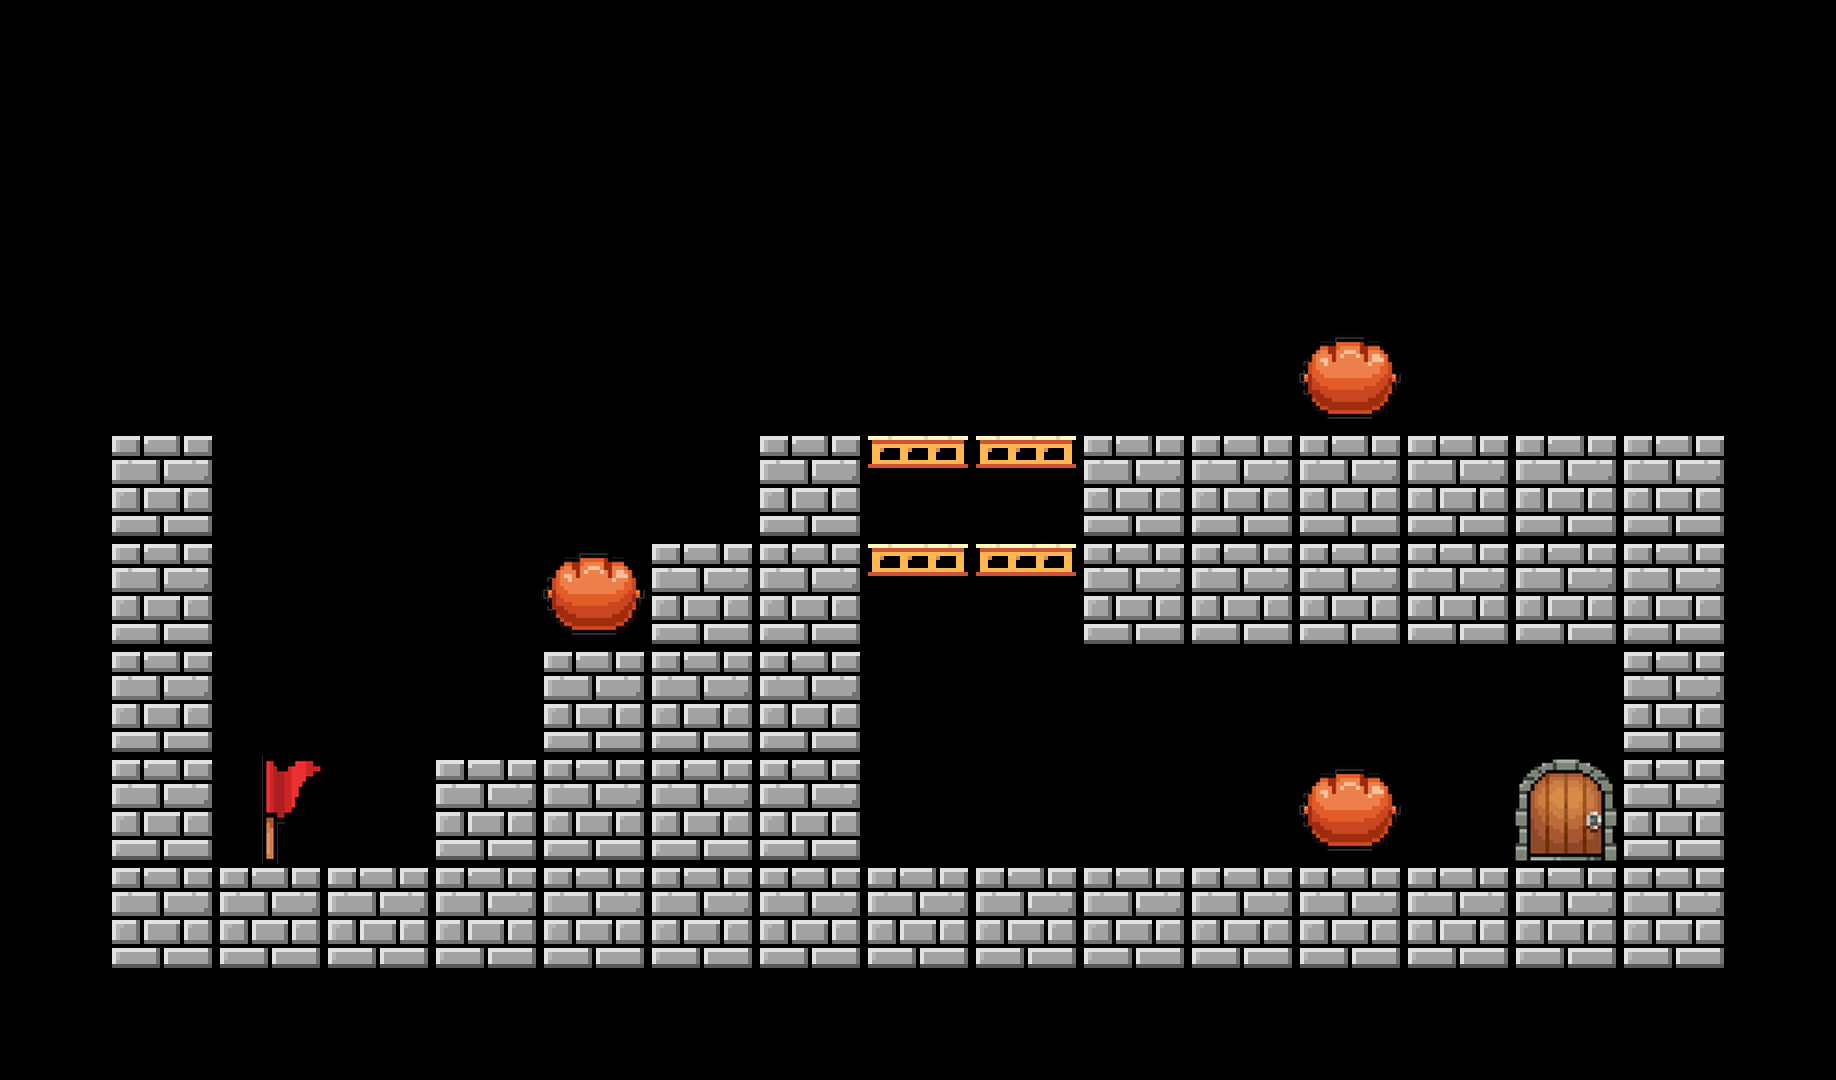

Tiled map render using the project's own tile images. Description and the whole map definition, tile-layer contents included, below:
An orthogonal 17x10 tile map with 108x108 px tiles, 1 tile layer (TileLayer).

<map version="1.5" tiledversion="1.7.2" orientation="orthogonal" renderorder="right-down" width="17" height="10" tilewidth="108" tileheight="108" infinite="0" nextlayerid="2" nextobjectid="1">
 <tileset firstgid="1" source="tile_108.tsx" />
 <layer id="1" name="TileLayer" width="17" height="10">
  <data encoding="csv">
0,0,0,0,0,0,0,0,0,0,0,0,0,0,0,0,0,
0,0,0,0,0,0,0,0,0,0,0,0,0,0,0,0,0,
0,0,0,0,0,0,0,0,0,0,0,0,0,0,0,0,0,
0,0,0,0,0,0,0,0,0,0,0,0,3,0,0,0,0,
0,5,0,0,0,0,0,5,9,9,5,5,5,5,5,5,0,
0,5,0,0,0,3,5,5,9,9,5,5,5,5,5,5,0,
0,5,0,0,0,5,5,5,0,0,0,0,0,0,0,5,0,
0,5,1,0,5,5,5,5,0,0,0,0,3,0,2,5,0,
0,5,5,5,5,5,5,5,5,5,5,5,5,5,5,5,0,
0,0,0,0,0,0,0,0,0,0,0,0,0,0,0,0,0
</data>
 </layer>
</map>
